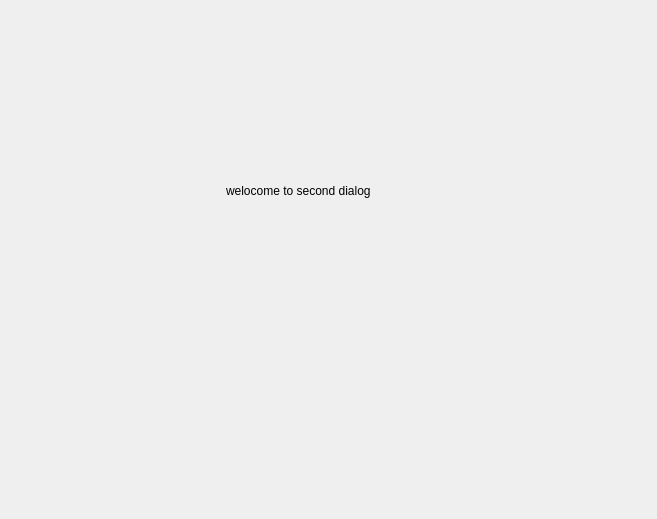
<?xml version="1.0" encoding="UTF-8"?>
<ui version="4.0">
 <class>secDialog</class>
 <widget class="QDialog" name="secDialog">
  <property name="geometry">
   <rect>
    <x>0</x>
    <y>0</y>
    <width>657</width>
    <height>519</height>
   </rect>
  </property>
  <property name="windowTitle">
   <string>Dialog</string>
  </property>
  <widget class="QLabel" name="label">
   <property name="geometry">
    <rect>
     <x>226</x>
     <y>140</y>
     <width>211</width>
     <height>101</height>
    </rect>
   </property>
   <property name="text">
    <string>welocome to second dialog</string>
   </property>
  </widget>
 </widget>
 <resources/>
 <connections/>
</ui>
